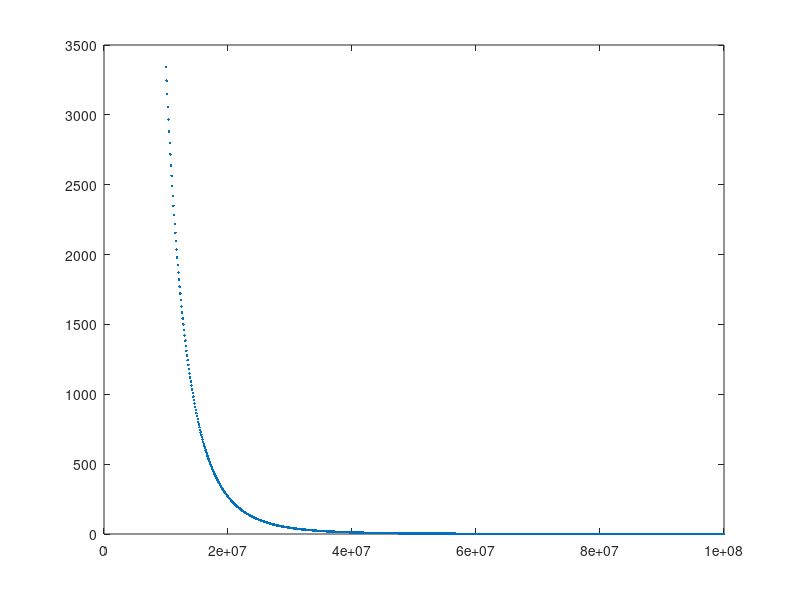

Here is the MATLAB script that generated this plot:
function [int] = fll_int_int

%Calculate the integrated intensity of a Bragg peak from the flux lattice

%Constants    
gamma = 1.91;  %Neutron Gyromagnetic Ratio
phi0 = 2.07*10^-15; %Flux Quantum

area = 1e-4; %m,  i.e. 1cm^2 = 1e-4m^2
thickness = 1e-3; %m, i.e. 1mm
volume = area * thickness; %m^3

flux = 1e8; %n/cm2/s

wav = 10e-10; %m, i.e. 10angs

q = 1e-3; %angs^-1
q = q*1e10; %m^-1


q = 1e-3:1e-5:1e-2;
q = q*1e10; %m^-1


%Form factor
B = 0.1; %Tesla
lambda = 1000; %angs penetration depth
lambda = lambda*1e-10; %m
F = B ./ (1+ (q.^2).*(lambda^2));

%Integrated Intensity

int = 2*pi*volume*flux*((gamma/2)^2)*(wav^2 ./ (phi0^2 .* q)).*F.^2;



figure
plot(q,int,'.')



